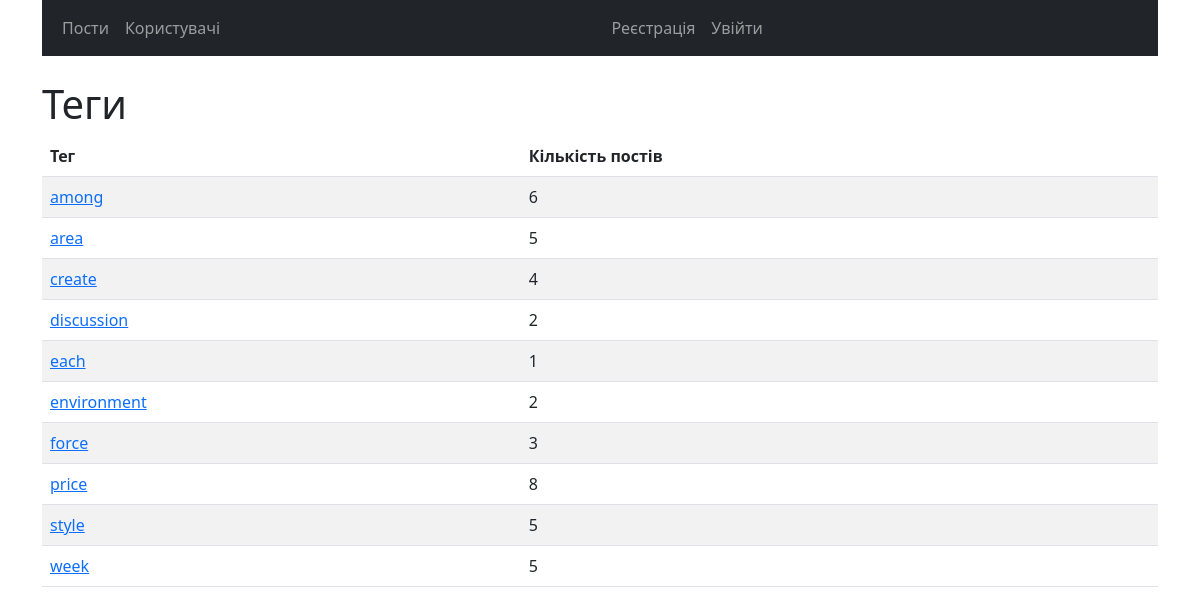
/posts/tags/, run on the app's committed database.
### posts/models.py (models this page shows, shortened)
class Tag(models.Model):
    name = models.CharField(max_length=100)
    def get_absolute_url(self):
        return reverse('tag_detail', kwargs={'pk': self.pk})
    class Meta:
        verbose_name = 'Тег'
        verbose_name_plural = 'Теги'
        ordering = ['id']

### posts/views.py (the view)
# urls.py: path('posts/tags/', TagListView.as_view(), name='tag_list'),
class TagListView(DataMixin, ListView):
    model = Tag
    paginate_by = 10
    context_object_name = 'tags'
    ordering = ['name']
    def get_context_data(self, **kwargs):
        context = super(TagListView, self).get_context_data(**kwargs)
        c_def = self.get_user_context(title='Теги')
        return {**context, **c_def}

### posts/utils.py (called while the page is built)
    def get_user_context(self, **kwargs):
        context = kwargs
        user_menu = menu.copy()
        if not self.request.user.is_authenticated:
            user_menu = menu[:1] + menu[2:-1]
        context['menu'] = user_menu
        return context

### posts/templates/posts/tag_list.html
{% extends 'base.html' %}
{% block content %}
    <h1>{{ title }}</h1>
    <table id="data" class="table table-striped table-hover">
        <thead>
        <tr>
            <th>Тег</th>
            <th>Кількість постів</th>
        </tr>
        </thead>
        <tbody>
        {% for t in tags %}
            <tr>
                <td><a href="{{ t.get_absolute_url }}">{{ t.name }}</a></td>
                <td>{{ t.post_set.count }}</td>
            </tr>
        {% endfor %}
        </tbody>
    </table>
{% endblock %}

### data on the page
Tag: name "among", post_set.count "6"
Tag: name "area", post_set.count "5"
Tag: name "create", post_set.count "4"
Tag: name "discussion", post_set.count "2"
Tag: name "each", post_set.count "1"
Tag: name "environment", post_set.count "2"
Tag: name "force", post_set.count "3"
Tag: name "price", post_set.count "8"
Tag: name "style", post_set.count "5"
Tag: name "week", post_set.count "5"

### other printed values
{{ m.name }} "Пости" "Користувачі"
{{ title }} "Теги"
